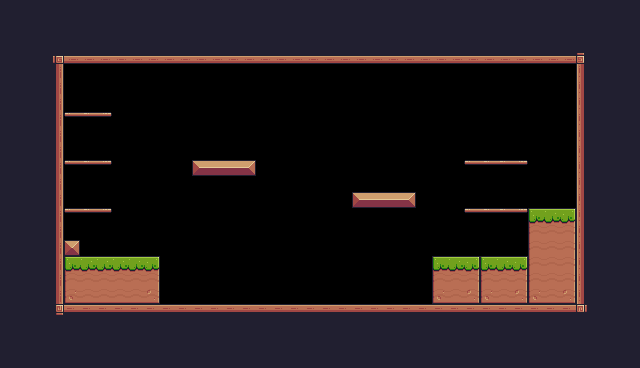

This game map was drawn from its Tiled (.tmx) file and the tilesets committed beside it. A one-line description and the full map source follow:
An orthogonal 40x23 tile map with 16x16 px tiles, 1 tile layer (Background) and 31 objects (11x Fruit, 5x Platform, Player, Chicken, Saw, ...).

<map version="1.10" tiledversion="1.10.2" orientation="orthogonal" renderorder="right-down" width="40" height="23" tilewidth="16" tileheight="16" infinite="0" nextlayerid="4" nextobjectid="36">
 <tileset firstgid="1" source="Pixel Adventure.tsx" />
 <layer id="1" name="Background" width="40" height="23">
  <properties>
   <property name="BackgroundColor" value="Blue" />
  </properties>
  <data encoding="csv">
24,24,24,24,24,24,24,24,24,24,24,24,24,24,24,24,24,24,24,24,24,24,24,24,24,24,24,24,24,24,24,24,24,24,24,24,24,24,24,24,
24,24,24,24,24,24,24,24,24,24,24,24,24,24,24,24,24,24,24,24,24,24,24,24,24,24,24,24,24,24,24,24,24,24,24,24,24,24,24,24,
24,24,24,24,24,24,24,24,24,24,24,24,24,24,24,24,24,24,24,24,24,24,24,24,24,24,24,24,24,24,24,24,24,24,24,24,24,24,24,24,
24,24,24,92,134,134,134,134,134,134,134,134,134,134,134,134,134,134,134,134,134,134,134,134,134,134,134,134,134,134,134,134,134,134,134,134,93,24,24,24,
24,24,24,113,0,0,0,0,0,0,0,0,0,0,0,0,0,0,0,0,0,0,0,0,0,0,0,0,0,0,0,0,0,0,0,0,111,24,24,24,
24,24,24,113,0,0,0,0,0,0,0,0,0,0,0,0,0,0,0,0,0,0,0,0,0,0,0,0,0,0,0,0,0,0,0,0,111,24,24,24,
24,24,24,113,0,0,0,0,0,0,0,0,0,0,0,0,0,0,0,0,0,0,0,0,0,0,0,0,0,0,0,0,0,0,0,0,111,24,24,24,
24,24,24,113,40,41,42,0,0,0,0,0,0,0,0,0,0,0,0,0,0,0,0,0,0,0,0,0,0,0,0,0,0,0,0,0,111,24,24,24,
24,24,24,113,0,0,0,0,0,0,0,0,0,0,0,0,0,0,0,0,0,0,0,0,0,0,0,0,0,0,0,0,0,0,0,0,111,24,24,24,
24,24,24,113,0,0,0,0,0,0,0,0,0,0,0,0,0,0,0,0,0,0,0,0,0,0,0,0,0,0,0,0,0,0,0,0,111,24,24,24,
24,24,24,113,40,41,42,0,0,0,0,0,13,14,14,15,0,0,0,0,0,0,0,0,0,0,0,0,0,40,41,41,42,0,0,0,111,24,24,24,
24,24,24,113,0,0,0,0,0,0,0,0,0,0,0,0,0,0,0,0,0,0,0,0,0,0,0,0,0,0,0,0,0,0,0,0,111,24,24,24,
24,24,24,113,0,0,0,0,0,0,0,0,0,0,0,0,0,0,0,0,0,0,13,14,14,15,0,0,0,0,0,0,0,0,0,0,111,24,24,24,
24,24,24,113,40,41,42,0,0,0,0,0,0,0,0,0,0,0,0,0,0,0,0,0,0,0,0,0,0,40,41,41,42,7,8,9,111,24,24,24,
24,24,24,113,0,0,0,0,0,0,0,0,0,0,0,0,0,0,0,0,0,0,0,0,0,0,0,0,0,0,0,0,0,29,30,31,111,24,24,24,
24,24,24,113,35,0,0,0,0,0,0,0,0,0,0,0,0,0,0,0,0,0,0,0,0,0,0,0,0,0,0,0,0,29,30,31,111,24,24,24,
24,24,24,113,7,8,8,8,8,9,0,0,0,0,0,0,0,0,0,0,0,0,0,0,0,0,0,7,8,9,7,8,9,29,30,31,111,24,24,24,
24,24,24,113,29,30,30,30,30,31,0,0,0,0,0,0,0,0,0,0,0,0,0,0,0,0,0,29,30,31,29,30,31,29,30,31,111,24,24,24,
24,24,24,113,51,52,52,52,52,53,0,0,0,0,0,0,0,0,0,0,0,0,0,0,0,0,0,51,52,53,51,52,53,51,52,53,111,24,24,24,
24,24,24,114,90,90,90,90,90,90,90,90,90,90,90,90,90,90,90,90,90,90,90,90,90,90,90,90,90,90,90,90,90,90,90,90,115,24,24,24,
24,24,24,24,24,24,24,24,24,24,24,24,24,24,24,24,24,24,24,24,24,24,24,24,24,24,24,24,24,24,24,24,24,24,24,24,24,24,24,24,
24,24,24,24,24,24,24,24,24,24,24,24,24,24,24,24,24,24,24,24,24,24,24,24,24,24,24,24,24,24,24,24,24,24,24,24,24,24,24,24,
24,24,24,24,24,24,24,24,24,24,24,24,24,24,24,24,24,24,24,24,24,24,24,24,24,24,24,24,24,24,24,24,24,24,24,24,24,24,24,24
</data>
 </layer>
 <objectgroup id="2" name="Spawnpoints">
  <object id="3" name="Player" type="Player" x="128" y="224" width="32" height="32" />
  <object id="19" name="Bananas" type="Fruit" x="80" y="80" width="32" height="32" />
  <object id="20" name="Orange" type="Fruit" x="80" y="128" width="32" height="32" />
  <object id="21" name="Apple" type="Fruit" x="80" y="176" width="32" height="32" />
  <object id="22" name="Cherries" type="Fruit" x="192" y="128" width="32" height="32" />
  <object id="23" name="Cherries" type="Fruit" x="224" y="128" width="32" height="32" />
  <object id="24" name="Cherries" type="Fruit" x="208" y="96" width="32" height="32" />
  <object id="25" name="Cherries" type="Fruit" x="352" y="160" width="32" height="32" />
  <object id="26" name="Cherries" type="Fruit" x="384" y="160" width="32" height="32" />
  <object id="27" name="Cherries" type="Fruit" x="368" y="128" width="32" height="32" />
  <object id="28" name="Kiwi" type="Fruit" x="480" y="128" width="32" height="32" />
  <object id="29" name="Kiwi" type="Fruit" x="480" y="176" width="32" height="32" />
  <object id="30" name="Chicken" type="Chicken" x="336" y="272" width="32" height="32">
   <properties>
    <property name="isVertical" type="bool" value="false" />
    <property name="offNeg" type="float" value="12" />
    <property name="offPos" type="float" value="5" />
   </properties>
  </object>
  <object id="31" type="Saw" x="288" y="128" width="32" height="32">
   <properties>
    <property name="isVertical" type="bool" value="true" />
    <property name="offNeg" type="float" value="4" />
    <property name="offPos" type="float" value="3" />
   </properties>
  </object>
  <object id="34" type="Checkpoint" x="512" y="144" width="64" height="64" />
  <object id="35" x="704" y="336" />
 </objectgroup>
 <objectgroup id="3" name="Collitions">
  <object id="4" x="64" y="48" width="528" height="16" />
  <object id="5" x="48" y="48" width="16" height="272" />
  <object id="7" x="576" y="64" width="16" height="256" />
  <object id="8" x="64" y="304" width="512" height="16" />
  <object id="9" type="Platform" x="464" y="208" width="64" height="16" />
  <object id="10" type="Platform" x="464" y="160" width="64" height="16" />
  <object id="11" type="Platform" x="64" y="112" width="48" height="16" />
  <object id="12" type="Platform" x="64" y="160" width="48" height="16" />
  <object id="13" type="Platform" x="64" y="208" width="48" height="16" />
  <object id="14" x="64" y="240" width="16" height="16" />
  <object id="15" x="64" y="256" width="96" height="48" />
  <object id="16" x="432" y="256" width="96" height="48" />
  <object id="17" x="352" y="192" width="64" height="16" />
  <object id="18" x="192" y="160" width="64" height="16" />
  <object id="32" x="528" y="208" width="48" height="96" />
 </objectgroup>
</map>
